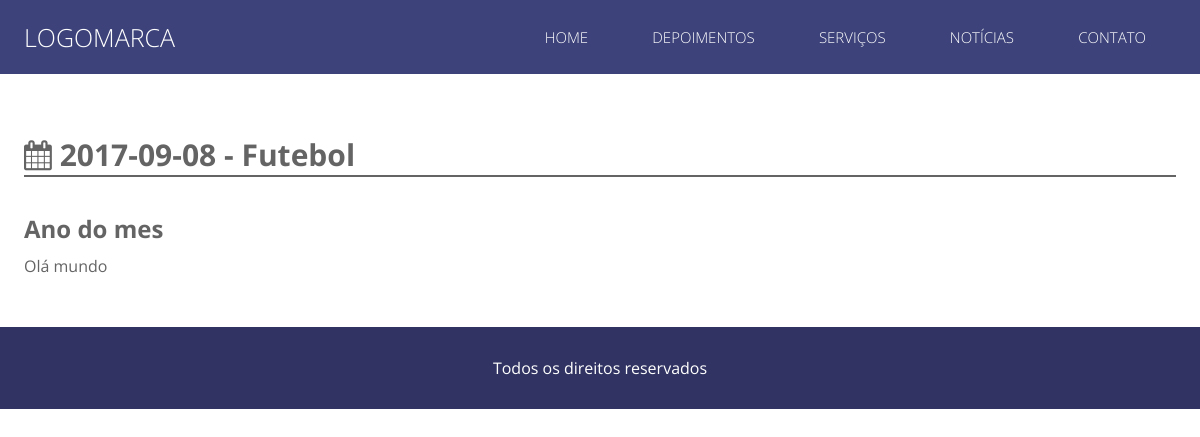
The app's page /noticias/esportes/futebol with its own data.
### classes/MySql.php (called while the page is built)
<?php
	class MySql{
		private static $pdo;
		public static function conectar(){
			if(self::$pdo == null){
				try{
				self::$pdo = new PDO('mysql:host='.HOST.';dbname='.DATABASE,USER,PASSWORD,array(PDO::MYSQL_ATTR_INIT_COMMAND => "SET NAMES utf8"));
				self::$pdo->setAttribute(PDO::ATTR_ERRMODE,PDO::ERRMODE_EXCEPTION);
				}catch(Exception $e){
					echo '<h2>Erro ao conectar</h2>';
				}
			}
			return self::$pdo;
		}
	}
?>

### pages/noticia_single.php (the view, shortened to what this page needs)
<?php
	$url = explode('/',$_GET['url']);
	$verifica_categoria = MySql::conectar()->prepare("SELECT * FROM `tb_site.categorias` WHERE slug = ?");
	$verifica_categoria->execute(array($url[1]));
	$categoria_info = $verifica_categoria->fetch();
	$post = MySql::conectar()->prepare("SELECT * FROM `tb_site.noticias` WHERE slug = ? AND categoria_id = ?");
	$post->execute(array($url[2],$categoria_info['id']));
	$post = $post->fetch();
?>
<section class="noticia-single">
	<div class="center">
	<header>
		<h1><i class="fa fa-calendar"></i> <?php echo $post['data'] ?> - <?php echo $post['titulo'] ?></h1>
	</header>
	<article>
		<?php echo $post['conteudo']; ?>
	</article>
	</div>
</section>

### estilo/style.css (style rules this page uses)
* { margin: 0; padding: 0; box-sizing: border-box; font-family: "Open Sans"; }
html,body { height: 100%; }
.center { max-width: 1280px; padding:0 2%; margin:0 auto; }
header { padding:20px 0; background: #3D437A; }
body { overflow-x: hidden; }
section.noticia-single { padding: 40px 0; color: #646464; }
section.noticia-single header { background-color: transparent; }
section.noticia-single h1 { font-size: 30px; border-bottom: 2px solid #646464; }
section.noticia-single article { margin-top:15px; }
section.noticia-single h3, section.noticia-single h2 { margin:10px 0; }
section.noticia-single p { margin:10px 0; }

### records on screen
tb_site.noticias: data "2017-09-08", titulo "Futebol", conteudo "Ano do mes Olá mundo"
